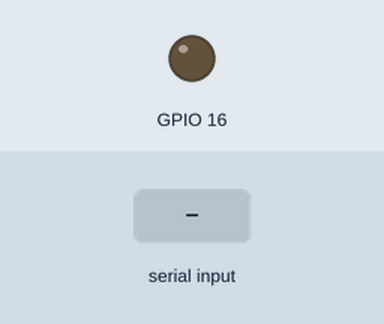
Recording of a sketch running on a simulated ESP8266 (NodeMCU). Parts: output pins drawn as LEDs (lit = HIGH). Inputs (shaded band) come from the test bench. WiFi joins after 1.5 s; servers stay silent unless stated; the Firebase database answers and starts empty; what the sketch prints to the serial monitor is not drawn.

Above: at 3.1 s.
3.2 s: "90,45," received over the second serial link
At 6.6 s:
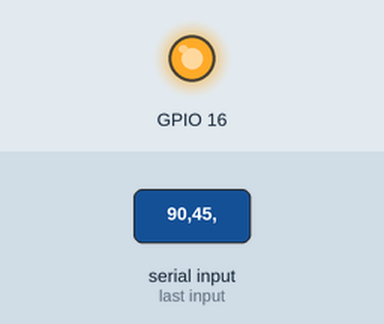
Timing chart, 0 to 8.1 s (numbered marks = the images above; inputs shaded):
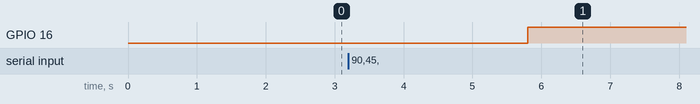

The sketch:

node.ino
```cpp
#include <FirebaseArduino.h>
#include  <ESP8266WiFi.h>
#include<SoftwareSerial.h>
SoftwareSerial SUART(4, 5); //SRX=Dpin-D2; STX-DPin-D1
//-------------------------
#define FIREBASE_HOST "energy-meter-ebe6d.firebaseio.com"                          // the project name address from firebase id
#define FIREBASE_AUTH "j6KPjN4Kmgl155QZUjKGUXBKwkc9cVkRXpNUT1oD"            // the secret key generated from firebase

#define WIFI_SSID "ThingSenz"                                             // input your home or public wifi name
#define WIFI_PASSWORD "qwertypoiu123"
//--------------------------------------------

int val1;
String s0,s1,s2,s3;
int W;
String w;
int val =0 ; // variable for reading the pin status

void setup()
{
  pinMode(16, OUTPUT);
  Serial.begin(115200); //enable Serial Monitor
  SUART.begin(115200); //enable SUART Port
WiFi.begin (WIFI_SSID, WIFI_PASSWORD);
   while (WiFi.status() != WL_CONNECTED) {
    delay(500);
    Serial.print(".");
  Firebase.begin(FIREBASE_HOST,FIREBASE_AUTH);
  Firebase.setInt("S1",0);


}

}
void firebasereconnect()
{
  Serial.println("Trying to reconnect");
    Firebase.begin(FIREBASE_HOST, FIREBASE_AUTH);
  }
void loop()
{
   byte n = SUART.available(); //n != 0 means a character has arrived
  while (n != 0)
  {
    s0 = SUART.readStringUntil(',');
    SUART.read();
   //Serial.print(s0);

     s1 = SUART.readStringUntil(',');
   //Serial.println(s1);
    SUART.read();
     s2 = SUART.readStringUntil(',');
      s3 = SUART.readStringUntil('\\');//read character
   //al.println(s2);     //show character on Serial Monitor       //show character on Serial Monitor
//    fw=s.substring(0,80);

   // Firebase.setString("threshold",threshold);
  //  Firebase.setString ("Usage",fw);
     Firebase.setString ("/Power",s0);
      Firebase.setString ("/Energy",s1);
       Firebase.setString ("/Bill",s2);

  // read input value

  val=Firebase.getString("S1").toInt();


    Serial.print(val);
  if (val==1)
  {
    digitalWrite(16,0);
    Serial.println("light 1 ON");
  }
  else
  {
digitalWrite(16,1);
  Serial.println("light 1 OFF");
  }
  }


}
```

Measured:
- after the input at 3.2 s, GPIO 16: LOW → HIGH after 2.6 s
